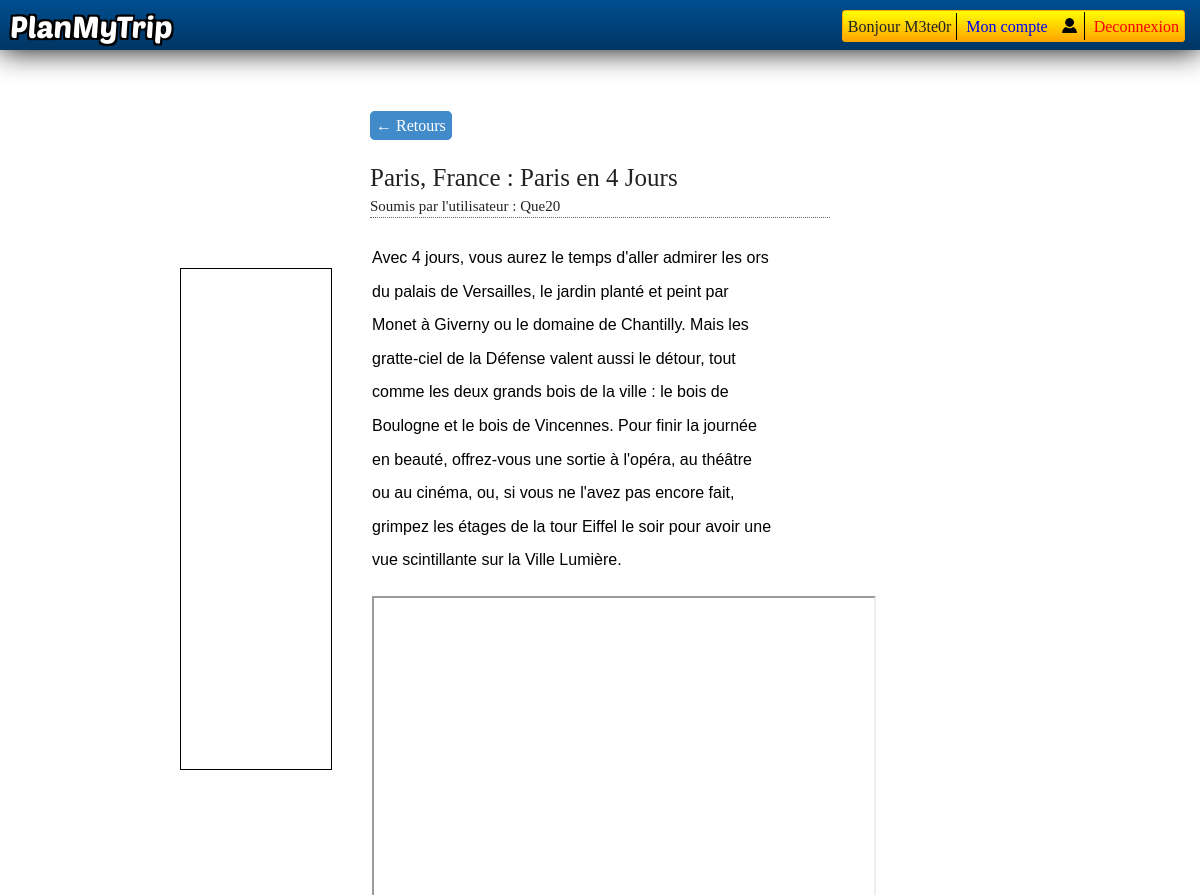
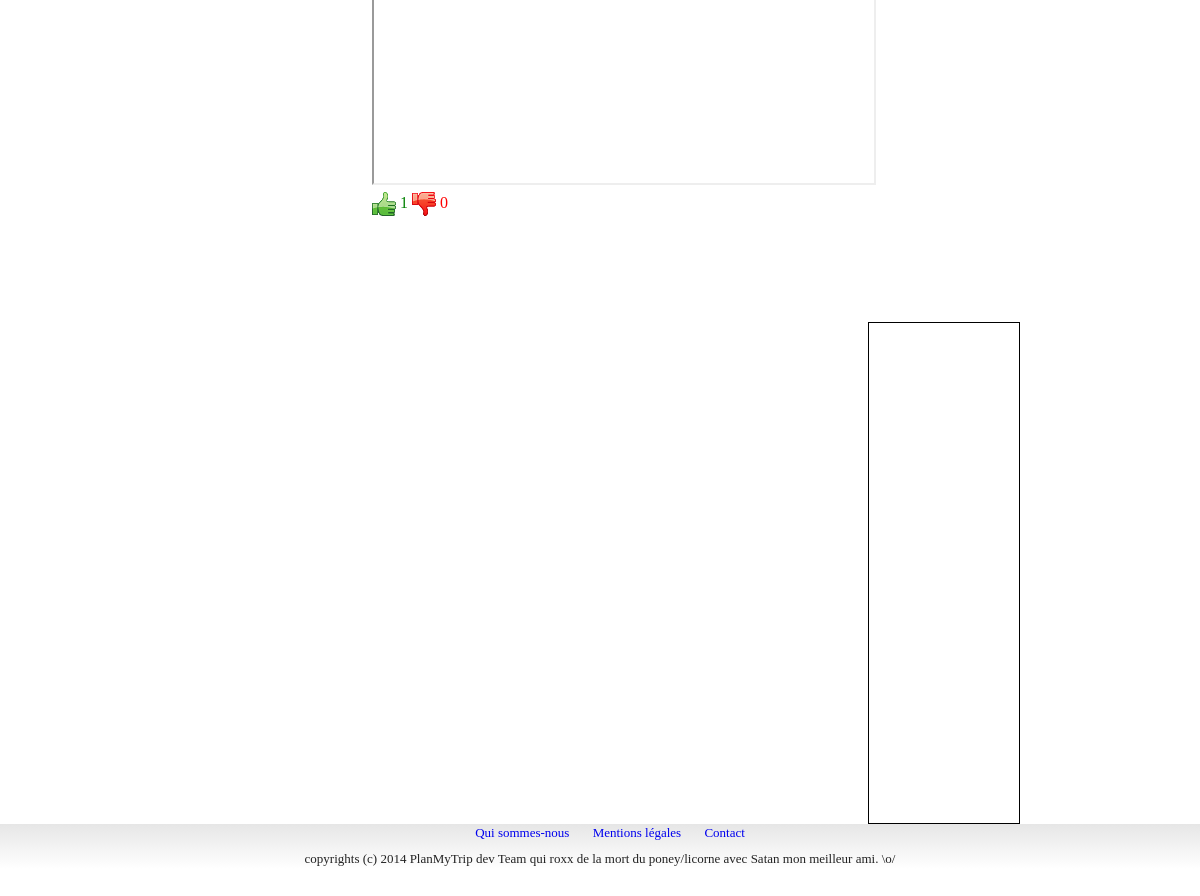
/pages/guide/index.php?Id_Guide=15 (signed in), run on the app's committed database (2 pictures, top to bottom).
### tables this page shows
CREATE TABLE IF NOT EXISTS `guide` (
  `Id_Guide` int(11) NOT NULL AUTO_INCREMENT,
  `Titre` text NOT NULL,
  `Contenu` text NOT NULL,
  `Id_User` int(11) NOT NULL,
  `Pays` text NOT NULL,
  `Ville` text,
  `Datetime` timestamp NOT NULL DEFAULT CURRENT_TIMESTAMP,
  `duration` int(1) NOT NULL,
  `isValide` tinyint(1) NOT NULL,
  PRIMARY KEY (`Id_Guide`),
  KEY `Id_User` (`Id_User`)
);

CREATE TABLE IF NOT EXISTS `votes` (
  `idGuide` int(11) NOT NULL,
  `nbDown` int(11) NOT NULL,
  `nbUp` int(11) NOT NULL,
  PRIMARY KEY (`idGuide`)
);

### pages/guide/index.php (the view, shortened to what this page needs)
<?php
include("../../pages/topbar.php");
if(isset($_GET['Id_Guide']))
{
    $g =  $_GET['Id_Guide'];
}
try{
	$bdd = new PDO('mysql:host=localhost;dbname=planmytrip', 'root', '');
    $bdd->setAttribute(PDO::ATTR_EMULATE_PREPARES, 1);
	$bdd->exec("set names utf8");
}catch (Exception $e){
	die('Erreur : ' . $e->getMessage());
}
?>
<?php
$requete = $bdd->prepare("SELECT * FROM guide WHERE Id_Guide LIKE ?");
$requete->execute(array($g));
while($item=$requete->fetch()){
    $user = $bdd->prepare("SELECT Pseudo FROM user WHERE Id_User LIKE ?");
    $user->execute(array($item['Id_User']));
    while($u=$user->fetch()){
	?>
	<div id="guidePage">
		<div id="guideInfos">
			<br><br>
			<a id="backBtn" href="<?php echo $_SERVER["HTTP_REFERER"];?>">&larr; Retours</a><br><br>
			<span id="guideName"><?php echo $item['Ville'].", ".$item['Pays']." : ".$item['Titre'] ?></span><br>
			<span id="guideBy">Soumis par l'utilisateur : <?php echo $u['Pseudo'] ?></span>
		</div>
		<div id="pub1"></div>
		<div id="guideText">
			<?php echo $item['Contenu'];
            ?>
        <div id="votes">
            <?php
            if(isset($_SESSION['id']))
            {
                ?>
                <a style="color:black;text-align:center;" href="index.php?Id_Guide=<?php echo $g ?>&votes=like" ><img src="../../img/up.png"></a>
            <?php
            }
            else
            {
                echo("<img src='../../img/up.png'>");
            }
            $requeteLikes = $bdd->prepare('SELECT nbUp,nbDown FROM votes WHERE idGuide =?');
            $requeteLikes->execute(array(intval($item['Id_Guide'])));
            while($likes = $requeteLikes->fetch()){
            	?>
            	<span style="color:green;"><?php echo($likes['nbUp']);?></span>
                <?php
                if(isset($_SESSION['id']))
                {
                    ?>
                    <a style="color:black" href="index.php?Id_Guide=<?php echo $g ?>&votes=dislike"><img src="../../img/down.png"></a>
                    <?php
                }
                else
                {
                    echo("<img src='../../img/down.png'>");
                }
                ?>
            	<span style="color:red;text-align:center;"><?php echo($likes['nbDown']); ?></span>
            <?php
            }
            ?>
        </div>
    </div>
		<div id="pub2"></div>
	</div>
	<?php
    }
}
?>
<?php include("../footer.php"); ?>

### css/main.css (style rules this page uses)
html, button, input, select, textarea { color: #222; }
body { font-size: 1em; line-height: 1.4; }
img { vertical-align: middle; }
body { font-family: "Myriad-Pro"; }
a { text-decoration: none; }
#backBtn { color:white; margin-top: 100px; padding: 5px; border:1px solid #428bca; background-color: #428bca; border-radius: 5px; }
#pub1 { margin-top: 50px; border:1px solid black; float: left; height: 500px; width: 150px; }
#pub2 { margin-top: 50px; border:1px solid black; float: right; height: 500px; width: 150px; }
#guidePage { padding-top: 70px; width:70%; margin:auto; }
#guideName { font-size: 25px; }
#guideBy { font-size: 15px; }
#guideText { float: left; margin-top:20px; margin-left: 40px; width: 600px; }
#guideInfos { border-bottom: 1px dotted dimgray; margin-left: 190px; margin-right: 190px; }
#votes { width: 80px; height: 80px; -border:1px solid black; }

### data on the page
guide: Ville "Paris", Pays "France", Titre "Paris en 4 Jours", Pseudo "Que20", Contenu "Avec 4 jours, vous aurez le temps d'aller admirer les ors du palais de Versailles, le jardin planté et peint par Monet à Giverny ou le domaine de Chantilly. Mais les gratte-ciel de la Défense valent aussi le détour, tout comme les deux grands bois de la ville : le bois de Boulogne et le bois de Vincennes. Pour finir la journée en beauté, offrez-vous une sortie à l'opéra, au théâtre ou au cinéma, ou, si vous ne l'avez pas encore fait, grimpez les étages de la tour Eiffel le soir pour avoir une vue scintillante sur la Ville Lumière."
votes: nbUp "1", nbDown "0"

### other printed values
$_SESSION['pseudo'] "M3te0r"
